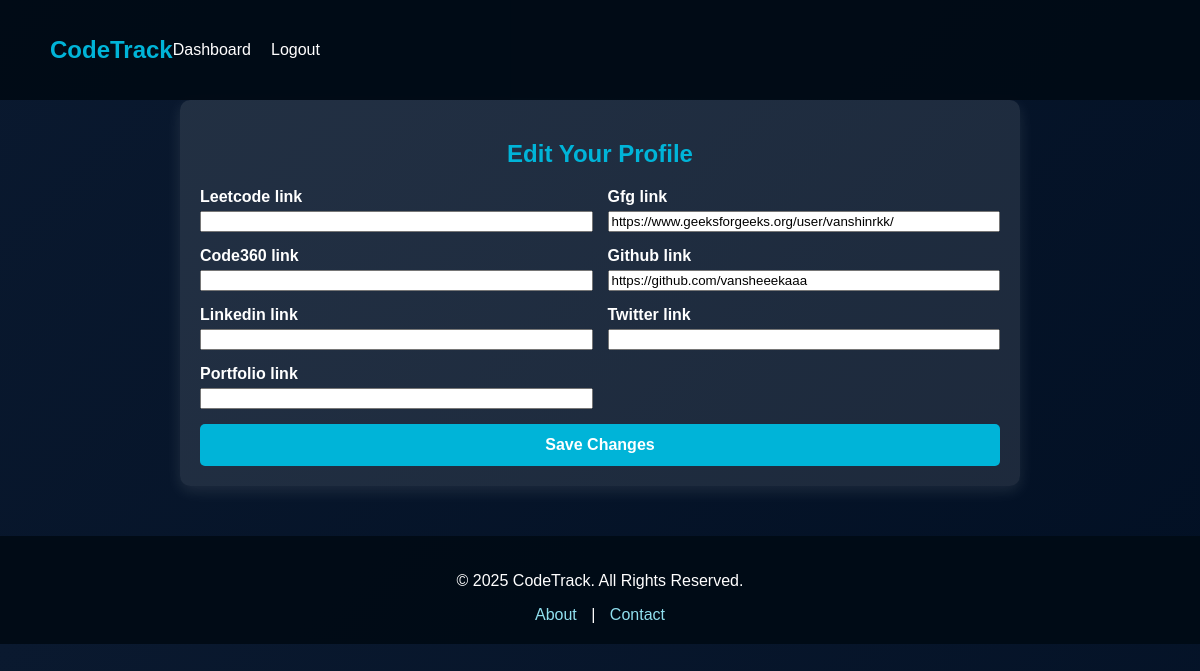
Before: /edit-profile/ (signed in) with the older database file.
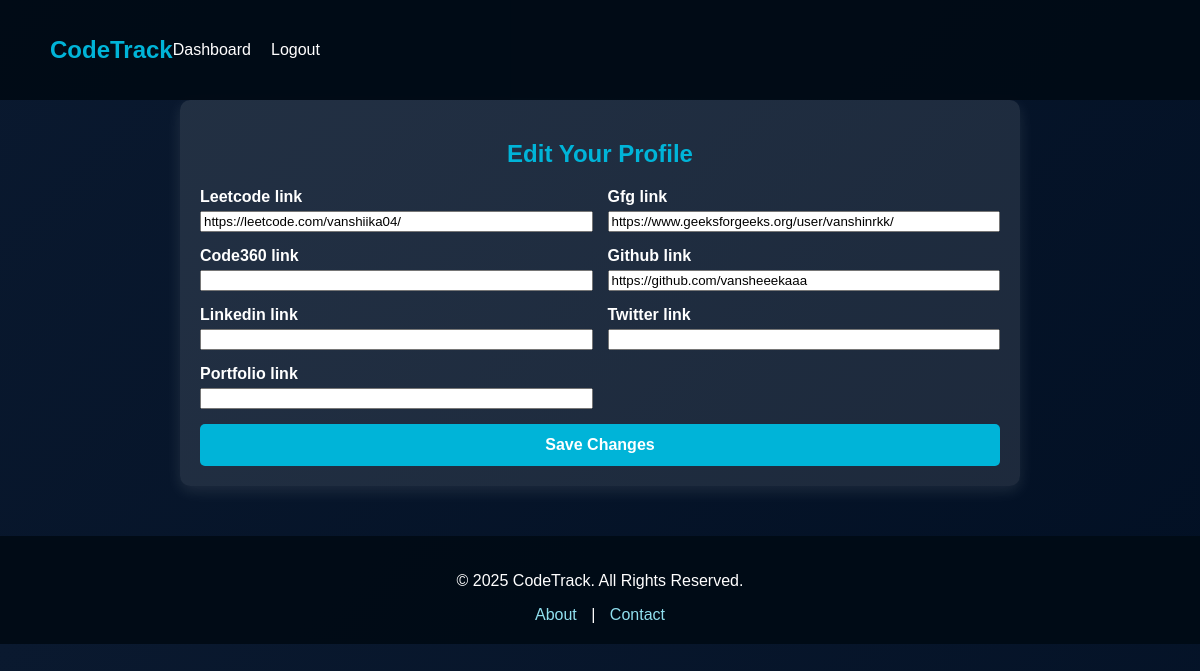
After: the same page with the newer database file.
### tracker/models.py (models this page shows, shortened)
class UserProfile(models.Model):
    user = models.OneToOneField(User, on_delete=models.CASCADE)
    leetcode_link = models.URLField(blank=True, null=True)
    gfg_link = models.URLField(blank=True, null=True)
    code360_link = models.URLField(blank=True, null=True)
    github_link = models.URLField(blank=True, null=True)
    linkedin_link = models.URLField(blank=True, null=True)
    twitter_link = models.URLField(blank=True, null=True)
    portfolio_link = models.URLField(blank=True, null=True)
    last_updated = models.DateTimeField(auto_now=True)

### tracker/views.py (the view)
# urls.py: path("edit-profile/", views.edit_profile, name="edit_profile"),
@login_required
def edit_profile(request):
    user_profile, _ = UserProfile.objects.get_or_create(user=request.user)
    user_stats, _ = UserStats.objects.get_or_create(user=user_profile)
    github_stats, _ = GitHubStats.objects.get_or_create(user=user_profile)
    if request.method == "POST":
        old_leetcode_link = user_profile.leetcode_link
        old_gfg_link = user_profile.gfg_link
        old_github_link = user_profile.github_link
        form = UserProfileForm(request.POST, instance=user_profile)
        if form.is_valid():
            form.save()
            user_stats.reset_stats()
            if user_profile.leetcode_link:
                leetcode_username = extract_username(user_profile.leetcode_link)
                leetcode_data = fetch_leetcode_data(leetcode_username) if leetcode_username else {}
            else:
                leetcode_data = {}
            if user_profile.gfg_link:
                gfg_username = extract_username(user_profile.gfg_link)
                gfg_data = fetch_gfg_data(gfg_username) if gfg_username else {}
            else:
                gfg_data = {}
            leetcode_easy = leetcode_data.get("difficultyCounts", {}).get("Easy", 0)
            leetcode_medium = leetcode_data.get("difficultyCounts", {}).get("Medium", 0)
            leetcode_hard = leetcode_data.get("difficultyCounts", {}).get("Hard", 0)
            leetcode_total = leetcode_data.get("difficultyCounts", {}).get("Total", 0)
            gfg_easy = gfg_data.get("difficultyCounts", {}).get("Easy", 0)
            gfg_medium = gfg_data.get("difficultyCounts", {}).get("Medium", 0)
            gfg_hard = gfg_data.get("difficultyCounts", {}).get("Hard", 0)
            gfg_total = gfg_data.get("difficultyCounts", {}).get("Total", 0)
            new_dsa_data = {
                "Easy": leetcode_easy + gfg_easy,
                "Medium": leetcode_medium + gfg_medium,
                "Hard": leetcode_hard + gfg_hard,
                "Total": leetcode_total + gfg_total,
                "Heatmap": merge_heatmaps(
                    leetcode_data.get("heatmap", {}),
                    gfg_data.get("heatmap", {})
                ),
            }
            user_stats.cumulative_stats = {
                "Easy": new_dsa_data["Easy"],
                "Medium": new_dsa_data["Medium"],
                "Hard": new_dsa_data["Hard"],
                "Total": new_dsa_data["Total"],
                "Topics": {}  # Reset topics if needed
            }
            user_stats.heatmap_data = new_dsa_data["Heatmap"]
            user_stats.total_solved = new_dsa_data["Total"]
            user_stats.update_streaks()
            user_stats.save()
            github_stats.repo_count = 0
            github_stats.follower_count = 0
            github_stats.following_count = 0
            github_stats.total_contributions = 0
            github_stats.contribution_heatmap = {}
            if user_profile.github_link:
                github_username = extract_username(user_profile.github_link)
                if github_username:
                    github_data = fetch_github_data(github_username)
                    logger.info(f"GitHub data fetched: {github_data}")
                    if github_data and not github_data.get("error"):
                        github_stats.repo_count = github_data.get("repoCount", 0)
                        github_stats.follower_count = github_data.get("followerCount", 0)
                        github_stats.following_count = github_data.get("followingCount", 0)
                        github_stats.total_contributions = github_data.get("totalContributions", 0)
                        github_stats.contribution_heatmap = github_data.get("heatmap", {})
            github_stats.save()
            messages.success(request, "Profile updated successfully!")
            return redirect("dashboard")
    else:
        form = UserProfileForm(instance=user_profile)
    return render(request, "edit_profile.html", {"form": form})

### tracker/forms.py (shortened to what this page needs)
class UserProfileForm(forms.ModelForm):
    class Meta:
        model = UserProfile
        fields = ['leetcode_link', 'gfg_link', 'code360_link', 'github_link', 'linkedin_link', 'twitter_link', 'portfolio_link']

### templates/edit_profile.html (shortened to what this page needs)
{% load static %}
<!DOCTYPE html>
<html lang="en">
<head>
    <link rel="stylesheet" href="{% static 'style.css' %}">
    <link rel="stylesheet" href="{% static 'edit_profile.css' %}">
</head>
<body>
    <header class="header">
        <h1 class="logo">CodeTrack</h1>
        <nav>
            <a href="{% url 'dashboard' %}">Dashboard</a>
            <a href="{% url 'logout' %}">Logout</a>
        </nav>
    </header>
    <div class="container">
        <h2 class="title">Edit Your Profile</h2>
        <form method="POST" enctype="multipart/form-data" class="profile-form">
            <div class="form-grid">
                {% for field in form %}
                    <div class="form-group">
                        <label class="label">{{ field.label }}</label>
                        {{ field }}
                    </div>
                {% endfor %}
            </div>
            <button type="submit" class="save-btn">Save Changes</button>
        </form>
    </div>
    <footer class="footer">
        <p>&copy; 2025 CodeTrack. All Rights Reserved.</p>
        <div>
            <a href="/about">About</a> |
            <a href="/contact">Contact</a>
        </div>
    </footer>
</body>
</html>

### static/style.css (style rules this page uses)
body { margin: 0; padding: 0; font-family: 'Arial', sans-serif; background: linear-gradient(135deg, #0a192f, #021024); color: white; }
html { scroll-behavior: smooth; }
.header { display: flex; align-items: center; padding: 20px 50px; background: rgba(0, 10, 20, 0.9); position: fixed; width: 100%; top: 0; z-index: 1000; left: 0; }
.logo { font-size: 24px; font-weight: bold; color: #00b4d8; }
nav { display: flex; align-items: center; gap: 20px; flex-wrap: wrap; }
nav a { color: white; text-decoration: none; font-size: 16px; font-weight: 500; transition: 0.3s ease-in-out; white-space: nowrap; }
.footer { text-align: center; padding: 20px; background: rgba(0, 10, 20, 0.9); }
.footer a { color: #90e0ef; text-decoration: none; margin: 0 10px; }

### static/edit_profile.css (style rules this page uses)
.container { max-width: 800px; margin: 100px auto 50px; padding: 20px; background: rgba(255, 255, 255, 0.1); border-radius: 10px; box-shadow: 0 5px 15px rgba(255, 255, 255, 0.1); }
.title { text-align: center; font-size: 24px; font-weight: bold; color: #00b4d8; margin-bottom: 20px; }
.profile-form { display: flex; flex-direction: column; gap: 15px; }
.form-grid { display: grid; grid-template-columns: 1fr; gap: 15px; }
@media (min-width: 768px) { .form-grid { grid-template-columns: 1fr 1fr; } }
.form-group { display: flex; flex-direction: column; }
.label { font-weight: 600; color: white; margin-bottom: 5px; }
.save-btn { display: block; width: 100%; padding: 12px; background: #00b4d8; color: white; font-size: 16px; font-weight: bold; border: none; border-radius: 5px; transition: 0.3s; }

Changed rows visible on the page:
changed UserProfile "https://www.geeksforgeeks.org/user/vanshinrkk/": leetcode_link (not shown) → "https://leetcode.com/vanshiika04/"
